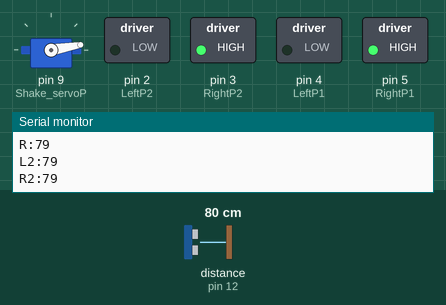
The sketch below on a simulated Arduino Uno, built with avr-gcc and run on an emulated ATmega328P. On the bench: servo, switched loads named in the sketch (green lamp = pin HIGH), the last lines printed to the serial monitor. Wiring (inferred from the names in the program): ultrasonic range finder: trigger pin 13; echo pin 12. Inputs (shaded band) come from the test bench; at power-on: distance to the obstacle (sensor on pin 12) 80 cm. The echo pulse lasts 58.3 µs per cm; pins used as bus, display or sensor lines are not drawn.

Above: at 3.66 s.
4.3 s: distance to the obstacle (sensor on pin 12) set to 2 cm
At 5.1 s:
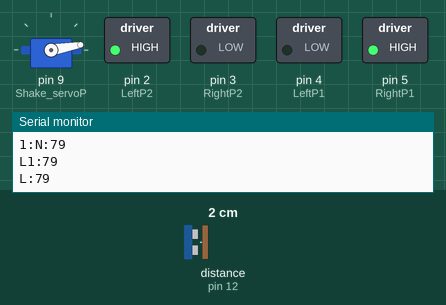
At 7.5 s:
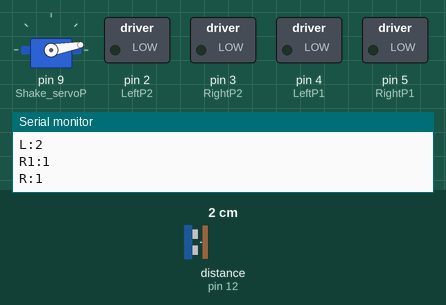
Timing chart, 0 to 9.0 s (numbered marks = the images above; inputs shaded):
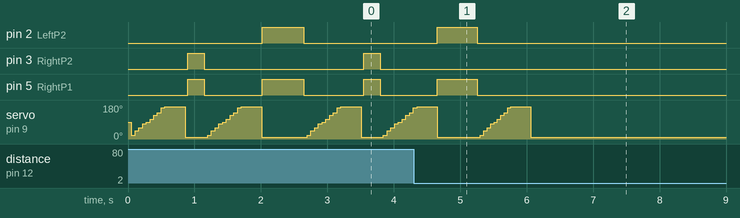

The sketch:

Wallrun_left.ino
```cpp
// 測距センサのピン番号
#include "Servo.h"
#include <Wire.h>
#define S11059_ADDR 0x2A
#define CONTROL_MSB 0x00
#define CONTROL_1_LSB 0x89
#define CONTROL_2_LSB 0x09
#define SENSOR_REGISTER 0x03

const int LeftP2   = 2;//RIN
const int RightP2  = 3;//FIN
const int LeftP1   = 4;//RIN
const int RightP1  = 5;//FIN
const int servoPinL = 6; //釣り上げ
const int servoPin0 = 7; //腕部分右
const int servoPin1 = 8; //腕部分左
const int Shake_servoP = 9; //首振りservo Pin
const int Object_Echo = 10; // Echo Pin
const int Object_Trig = 11; // Trigger Pin
const int Wall_Echo = 12; // Echo Pin
const int Wall_Trig = 13; // Trigger Pin
const int LED =14;//LED白
const int LED_red =15;//LED赤
const int LED_green =16;//LED緑

//Servomotorの宣言
Servo myservo;
Servo mortor0;
Servo mortor1;
Servo mortorL;
//音速などの制御パラメータ
double speed_of_sound = 331.5 + 0.6 * 20;//音速
const int n = 10;       // センサの差がn以上の場合に停止する閾値
const int n1 = 20;      // センサの片方の値がpoint以上の場合の前進時間 (ミリ秒)
const int n2 = 30;      // センサの片方の値がpoint以下point2以上の場合の前進時間 (ミリ秒)
const int point = 20; //距離の基準
const double point_finish =10; //最後の停止位置
const double point_sideMax =20; //最後の停止位置
const double point_sideMin =10; //最後の停止位置

const double point2 = 20;   // 後進する閾値
const double point_min = 3;//物体の前で止まる位置(近すぎる)
const double point_stop = 10;//物体の前で止まるシステムに切り替え
const double point_stop2 = 4;//物体の前で止まる位置
unsigned long lastTime=0;//
unsigned long startTime;
double currentMillis = 0;
double memory = 0;
double Duration = 0; //受信した間隔
double distance = 100;
double Distance[11]; //距離 50°から130までの距離を10°ずつに9個の値を格納
double Distance3[24]; //360回転して物体を見つける
int N=0;   //90°の時の値
int R=0;   //63°の時の値
int R1=0;  //81°の時の値
int R2=0;  //72°の時の値
int L=0;   //117°の時の値
int L1=0;  //99°の時の値
int L2=0;  //108°の時の値
int Rx=0;
int pos0 = 0;//アーム部分のモーター1の角度指定
int pos1 = 0;//アーム部分のモーター2の角度指定
//リスト
int pos[11]={ 10,20,45,60,80,90,105,125,140,165,170 };  //サーボの角度　45°から135°までの11個値を格納


//フラグ
int q=0;   //状態関数　q=0->静止　q=1->直進 q=5->左回転　q=2->右回転
int run_mode = 0;
int mode =0;
int mode_check =0;//サーボ撮る時0走る時1
int mode_check2 =0;//サーボ撮る時0走る時1
int Count=1;
int Count2=1;
int Count3=1;
bool motorRunning = false; // モーターが動作中かどうかを示すフラグ
int memory_n;

void setup() {
  Serial.begin( 9600 );
  myservo.attach(Shake_servoP);
  pinMode(LeftP1, OUTPUT);
  pinMode(RightP1, OUTPUT);
  pinMode(LeftP2, OUTPUT);
  pinMode(RightP2, OUTPUT);
  pinMode( Wall_Echo, INPUT );
  pinMode( Wall_Trig, OUTPUT );
}
void move(int num_move){//停止0、前進 1、後退-1、右回転2、左回転-2
  if (num_move ==0){
    digitalWrite(RightP1, LOW);
    digitalWrite(LeftP1, LOW);
    digitalWrite(RightP2, LOW);
    digitalWrite(LeftP2, LOW);

  } else if(num_move ==-2){
    digitalWrite(RightP1, LOW);
    digitalWrite(LeftP1, HIGH);
    digitalWrite(RightP2, LOW);
    digitalWrite(LeftP2, HIGH);

  }else if(num_move ==2){
    digitalWrite(RightP1, HIGH);
    digitalWrite(LeftP1, LOW);
    digitalWrite(RightP2, HIGH);
    digitalWrite(LeftP2, LOW);

  }else if(num_move ==1){
    digitalWrite(RightP1, HIGH);
    digitalWrite(LeftP1, LOW);
    digitalWrite(RightP2, LOW);
    digitalWrite(LeftP2, HIGH);

  }else if(num_move ==-1){
    digitalWrite(RightP1, LOW);
    digitalWrite(LeftP1, HIGH);
    digitalWrite(RightP2, HIGH);
    digitalWrite(LeftP2, LOW);

  }
}

void distance_check(){
  myservo.write(pos[Count]);     //サーボを回転
  digitalWrite(Wall_Trig, LOW);
  delayMicroseconds(2);
  digitalWrite(Wall_Trig, HIGH ); //超音波を出力
  delayMicroseconds( 10 ); //
  digitalWrite(Wall_Trig, LOW );
  Duration = pulseIn(Wall_Echo, HIGH ); //センサからの入力
  if (Duration > 0) {
  Duration = Duration/2; //往復距離を半分にする
  Distance[Count] = Duration*speed_of_sound*100/1000000; // 音速を340m/sに設定
  //評価する5つの値をそれぞれ格納
  N=Distance[5];//90
  R=Distance[1];//54
  L=Distance[9];//126
  R1=Distance[3];//72
  Rx=Distance[2];//72
  L1=Distance[7];//108
  R2=Distance[0];//81
  L2=Distance[10];//99
  Count=(Count+1)%11;

  }
}

void loop() {
  unsigned long currentMillis = millis();
  if (mode_check ==0){
    switch(Count){
      case 0 :
        if (currentMillis - lastTime > 300) {
          lastTime = millis();
          distance_check();
          mode_check =1;
        }
        break;

      default :
        if (currentMillis - lastTime > 50) {
          distance_check();
          lastTime = millis();
        }
        break;
    }}

  if (mode_check ==1){
    Serial.print("1:");
    Serial.print("N:");
    Serial.println(N);
    Serial.print("L1:");
    Serial.println(L1);
    Serial.print("L:");
    Serial.println(L);
    Serial.print("R1:");
    Serial.println(R1);
    Serial.print("R:");
    Serial.println(R);
    Serial.print("L2:");
    Serial.println(L2);
    Serial.print("R2:");
    Serial.println(R2);

    switch(q){
      case 0 :
        if(point_finish<N && point_sideMax>R && point_sideMin<R){
          q=1;
        }
        else if(point_finish<N  && point_sideMax<R1){
          q=3;
        }
        else if(point_finish<N  && point_sideMin>R1){
          q=6;
        }

        else if(N==0 || R==0 || L==0 || R1==0 || L1==0){
          q=1;
        }
        else if(N<point_finish){
          q=7;
        }
        else{
          if (!motorRunning) {
            move(1);
            startTime = millis(); // 動作開始時間を記録
            motorRunning = true;
          }else{
            currentMillis = millis();
            if(currentMillis- startTime>=300){
              move(0);
              q=1;  //状態
              lastTime = millis();
              mode_check =0;
              motorRunning = false;
            }
          }
        }
        break;
      case 1 :

        if(point<N && point<R1 && point<L1&&point<L&&point<R){
          if (!motorRunning) {
            move(1);
            startTime = millis(); // 動作開始時間を記録
            motorRunning = true;
          }else{
            currentMillis = millis();
            if(currentMillis- startTime>=1000){
              move(0);

              mode_check =0;
              motorRunning = false;
            }
          }}
        else{
          if (!motorRunning) {
            move(0);
            startTime = millis(); // 動作開始時間を記録
            motorRunning = true;
          }else{
            currentMillis = millis();
            if(currentMillis- startTime>=1000){
              q = 0;
              mode_check =0;
              motorRunning = false;
            }
          }
        }
        break;

      case 2 :     //右回転
        if (!motorRunning) {
          move(2);
          startTime = millis(); // 動作開始時間を記録
          motorRunning = true;
        }else{
          currentMillis = millis();
          if(currentMillis- startTime>=1000){
            move(0);
            q=0;  //状態
            lastTime = millis();
            mode_check =0;
            motorRunning = false;
            }
          }
        break;
      case 3 :     //右小回転
        if (!motorRunning) {
          move(2);
          startTime = millis(); // 動作開始時間を記録
          motorRunning = true;
        }else{
          currentMillis = millis();
          if(currentMillis- startTime>=200){
            move(0);
            q =13;
            lastTime = millis();
            mode_check =0;
            motorRunning = false;

            }
          }
        break;

      case 5 :   //左回転
        if (!motorRunning) {
          move(-2);
          startTime = millis(); // 動作開始時間を記録
          motorRunning = true;
        }else{
          currentMillis = millis();
          if(currentMillis- startTime>=1000){
            move(0);
            q=0;  //状態
            lastTime = millis();
            mode_check =0;
            motorRunning = false;
            }
          }
      case 6 :   //左小回転
        if (!motorRunning) {
          move(-2);
          startTime = millis(); // 動作開始時間を記録
          motorRunning = true;
        }else{
          currentMillis = millis();
          if(currentMillis- startTime>=500){
            move(0);
            lastTime = millis();
            mode_check =0;
            motorRunning = false;
            q =13;
            }
          }
        break;
      case 7 :   //最終停止
        move(0);
        break;
      default :
        if (!motorRunning) {
          move(-1);
          startTime = millis(); // 動作開始時間を記録
          motorRunning = true;
        }else{
          currentMillis = millis();
          if(currentMillis- startTime>=500){
            move(0);
            q=0;  //状態
            lastTime = millis();
            mode_check =0;
            motorRunning = false;
            }
          }
        break;
      case 13 :     //小前進
        if (!motorRunning) {
          move(1);
          startTime = millis(); // 動作開始時間を記録
          motorRunning = true;
        }else{
          currentMillis = millis();
          if(currentMillis- startTime>=600){
            move(0);
            q=0;  //状態
            lastTime = millis();
            mode_check =0;
            motorRunning = false;
            q =0;
            }
          }
    }

  }
}
```

Measured:
- after the input at 4.3 s, pin 3 (RightP2): stops changing and stays LOW
- by itself, pin 3 (RightP2): alternates HIGH for 0.25 s and LOW for 2.4 s
- by itself, servo on pin 9 (Shake_servoP): ramps from 10° to 170° and jumps back, once every 1.4 s
